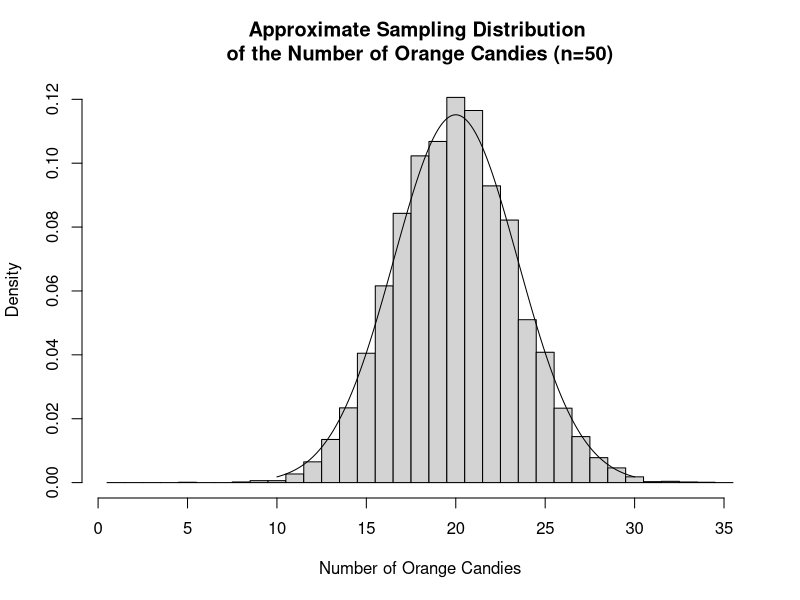
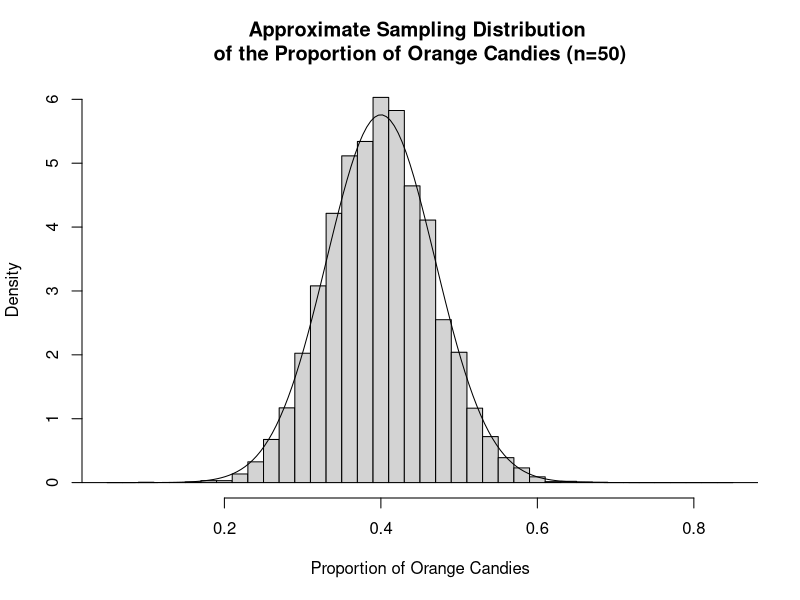

Source code (R) for these figures, in order:
#Activity 7.2

# Create population of 1000 Reese's pieces.
# 40% of the pieces are orange (labeled as 1)
x <- c(rep(1,400), rep(0,600))

# 2.
# Draw a sample of 50 Reese's pieces. Repeat 5 times.
y <- replicate(5, sample(x, size=50, replace=FALSE))
apply(y, 2, sum)

# Repeated samples of size n=50. 
# Calculate the sample mean for each sample.
s <- replicate(10000, sample(x,size=50, replace=FALSE))
d <- apply(s,2,sum)

# 3 - 6.
# Approximate sampling distribution of X (number of orange candies in sample)
# Superimpose normal density curve
hist(d, prob=TRUE, breaks=seq(0.5,35.5,1), 
     main="Approximate Sampling Distribution \nof the Number of Orange Candies (n=50)", xlab = "Number of Orange Candies")
v <- seq(10,30,length=200)
lines(v,dnorm(v,mean=20, sd=sqrt(50*0.4*0.6)))

# 7. 
## Use the samples from 2. to find the sample proportions.
apply(y, 2, mean)

# 8 - 11.
## Approx sampling distribution of X/n (proportion of orange candies in sample)

d2 <- apply(s,2,mean)
hist(d2, prob=TRUE,breaks=seq(0.05,0.85,0.02),
     main = "Approximate Sampling Distribution \nof the Proportion of Orange Candies (n=50)", xlab="Proportion of Orange Candies")
v <- seq(0,1,length=200)
lines(v,dnorm(v,mean=0.4, sd=sqrt(0.4*0.6/50)))

# 12.
## What is the probability that the sample proportion of a random sample of 50 candies will have 45% of more orange candies?

# using z scores
z <- (0.45 - 0.4)/sqrt(0.4*0.6/50)
# pnorm: normalcdf in your calculator
1-pnorm(z)
# calculate area of the standard normal curve to the right of the z score 
pnorm(z, lower.tail = FALSE)

# using proportion directly
1-pnorm(0.45, mean = 0.4, sd = sqrt(0.4*0.6/50))

